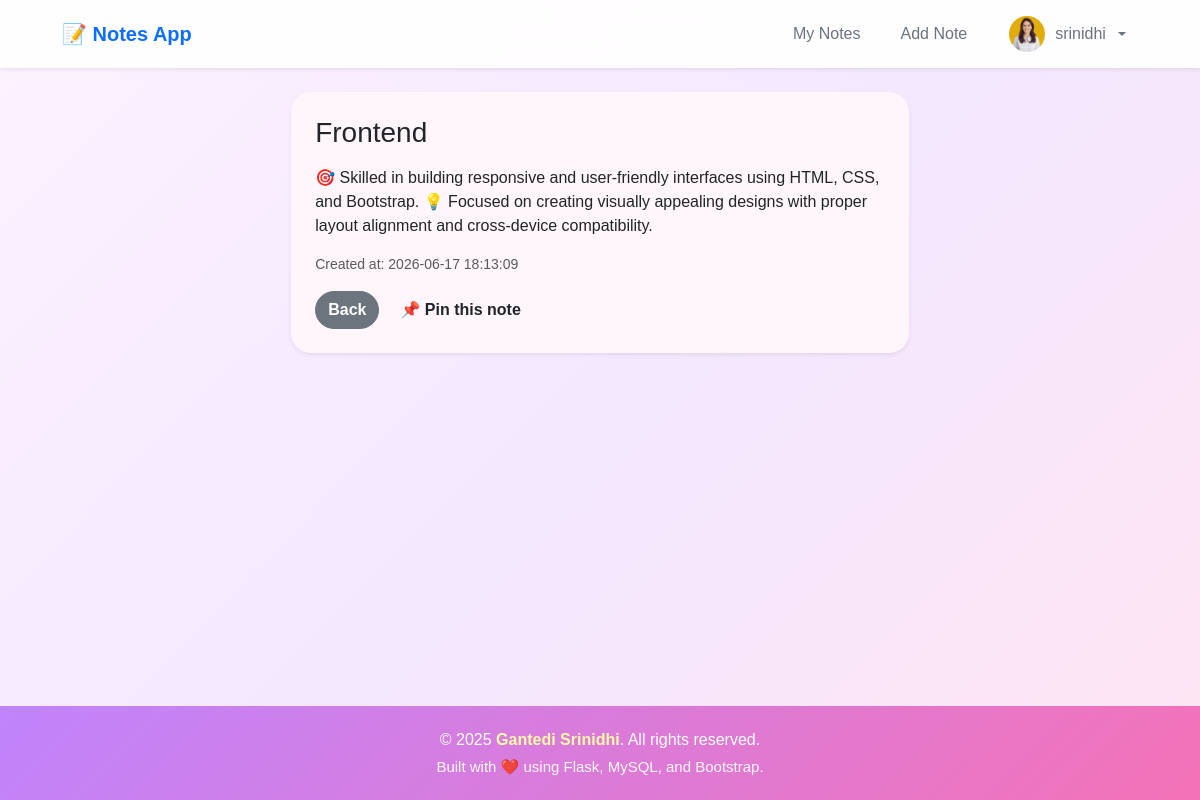
Page /viewnotes/2 (signed in) on the committed database.
### tables this page shows
CREATE TABLE notes (
    id INTEGER PRIMARY KEY AUTOINCREMENT,
    title TEXT NOT NULL,
    content TEXT NOT NULL,
    user_id INTEGER NOT NULL,
    created_at TIMESTAMP DEFAULT CURRENT_TIMESTAMP,
    is_pinned INTEGER DEFAULT 0,
    FOREIGN KEY (user_id) REFERENCES users (id)
);

### app.py (the view)
@app.route('/viewnotes/<int:note_id>')
def viewnotes(note_id):
    if 'user_id' not in session:
        return redirect('/login')
    user_id = session['user_id']
    conn = get_db_connection()
    cur = conn.cursor()
    cur.execute("""SELECT id, title, content, created_at, is_pinned
                   FROM notes WHERE id = ? AND user_id = ?""",
                (note_id, user_id))
    row = cur.fetchone()
    cur.close()
    conn.close()
    if not row:
        flash("You don't have access to this note.", "danger")
        return redirect('/viewall')
    note = {"id": row[0], "title": row[1], "content": row[2],
            "created_at": row[3], "is_pinned": row[4]}
    return render_template('singlenote.html', note=note)

### app.py (called while the page is built)
def get_db_connection():
    conn = sqlite3.connect('notes.db')
    conn.row_factory = sqlite3.Row
    return conn

### templates/singlenote.html (shortened to what this page needs)
{% extends 'base.html' %}
{% block content %}
<div class="row justify-content-center">
  <div class="col-12 col-md-8 col-lg-7">
    <div class="card shadow-sm {% if note.is_pinned %}pinned-card{% endif %}">
      <div class="card-body p-4">
        <div class="d-flex justify-content-between align-items-start mb-2">
          <h3 class="mb-0">{{ note.title }}</h3>
        </div>
        <p class="mt-3">{{ note.content }}</p>
        <p class="text-muted small">Created at: {{ note.created_at }}</p>
        <div class="d-flex gap-2 mt-3">
          <a class="btn btn-secondary" href="{{ url_for('viewall') }}">Back</a>
          <form action="/pinnote/{{ note.id }}" method="POST" class="d-inline">
            {% if note.is_pinned %}
              <button class="btn btn-unpin" type="submit">📌 Unpin</button>
            {% else %}
              <button class="btn btn-pin" type="submit">📌 Pin this note</button>
            {% endif %}
          </form>
        </div>
      </div>
    </div>
  </div>
</div>
{% endblock %}

### static/style.css (style rules this page uses)
a { text-decoration: none !important; }
body { background: linear-gradient(135deg, #fdf2ff, #f3e8ff, #ffe4f2); font-family: 'Poppins', sans-serif; min-height: 100vh; color: #4b5563; }
.card { border-radius: 20px; border: none; background: #fef6fb; box-shadow: 0 8px 25px rgba(168, 85, 247, 0.12); transition: 0.3s; }
.btn { border-radius: 40px; font-weight: 600; }

### rows in the picture
notes: title "Frontend", content "🎯 Skilled in building responsive and user-friendly interfaces using HTML, CSS, and Bootstrap. 💡 Focused on creating visually appealing designs with proper layout alignment and cross-device compatibility.", created_at "2026-06-17 18:13:09"

### other values in the picture
{{ session.get('username') }} "srinidhi"
